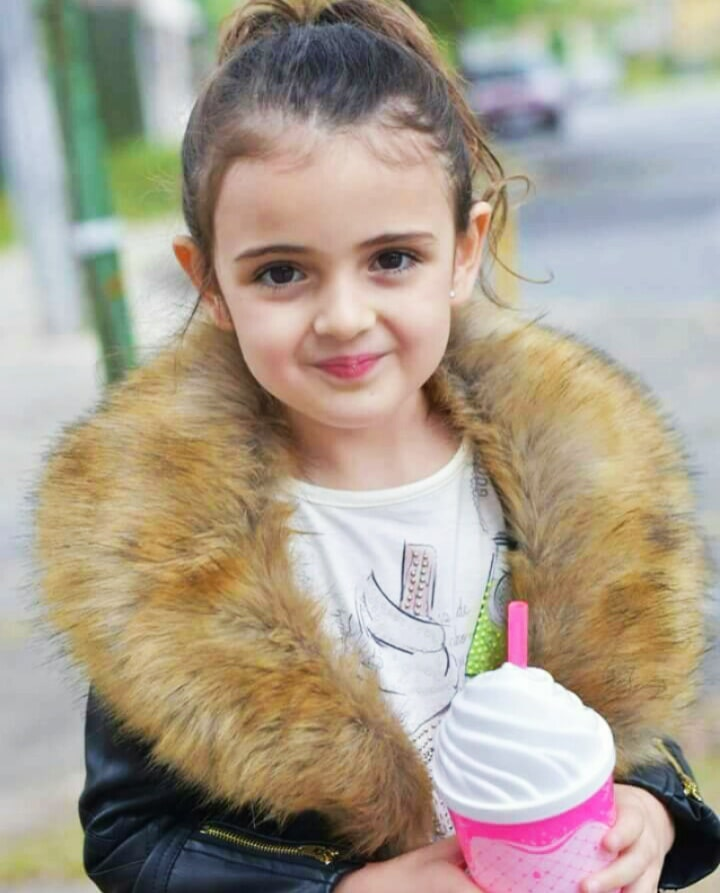
#> input picture smiling_babies/baby1.jpg, 720 x 893 px
$ python main.py
#> lines starting #> are read from the running program, lines starting #| are printed output that depends on the picture; after the words box and inside, x2 and y2 are one past the last pixel; in counts of white or black regions, pixels touching at a corner belong together
import cv2

image_files = [
    "smiling_babies/baby1.jpg",
    "smiling_babies/baby2.jpg",
    "smiling_babies/baby3.jpg",
    "smiling_babies/baby4.jpg",
    "smiling_babies/baby5.jpg",
    "smiling_babies/baby6.jpg",
    "smiling_babies/baby7.jpg"
]

# Load Haar Cascade classifiers
face_cascade = cv2.CascadeClassifier("haarcascade_frontalface_default.xml")
eyes_cascade = cv2.CascadeClassifier("haarcascade_eye.xml")
smile_cascade = cv2.CascadeClassifier("haarcascade_smile.xml")

# Loop through each image file
for file in image_files:
    img = cv2.imread(file)
#> img is the input picture: shape (893, 720, 3); mean B, G, R 141.5, 157.5, 168.3
    if img is None:
        print(f"Couldn't load image: {file}")
        continue

    # Convert to grayscale
    imgGray = cv2.cvtColor(img, cv2.COLOR_BGR2GRAY)
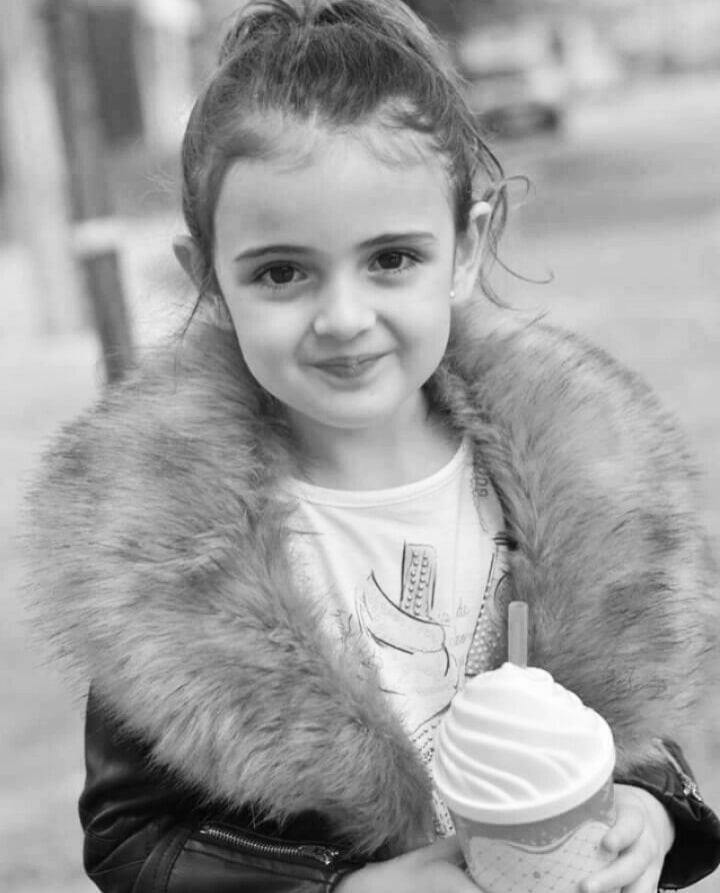
#> imgGray: shape (893, 720); min 1, max 255, mean 158.9

    # Detect faces
    faces = face_cascade.detectMultiScale(imgGray, 1.1, 15)
#> faces = [[178, 140, 323, 323]]

    for (x, y, w, h) in faces:
        # Draw rectangle around face
        cv2.rectangle(img, (x, y), (x + w, y + h), (0, 255, 0), 1)

        # Define region of interest for eye and smile detection
        roi_GrayImg = imgGray[y:y + h, x:x + w]
        roi_ColorImg = img[y:y + h, x:x + w]

        # Detect eyes
        eyes = eyes_cascade.detectMultiScale(roi_GrayImg, 1.8,9)
        for (ex, ey, ew, eh) in eyes:
            cv2.rectangle(roi_ColorImg, (ex, ey), (ex + ew, ey + eh), (0, 0, 255), 2)

        # Detect smiles
        smiles = smile_cascade.detectMultiScale(roi_GrayImg, 1.8, 8)
        for (sx, sy, sw, sh) in smiles:
            cv2.rectangle(roi_ColorImg, (sx, sy), (sx + sw, sy + sh), (255, 0, 0), 2)
#> this loop made 1 pass
#> (x, y, w, h, eyes, smiles) on pass 1: (178, 140, 323, 323, [[177, 92, 65, 65], [69, 104, 65, 65]], [[113, 196, 117, 58]])
#> pass 1, `roi_GrayImg = imgGray[y:y + h, x:x + w]`:
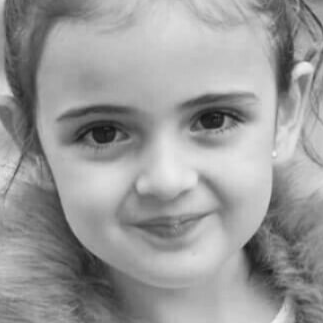
#> roi_GrayImg: shape (323, 323); min 19, max 242, mean 153.8
#> pass 1, `roi_ColorImg = img[y:y + h, x:x + w]`:
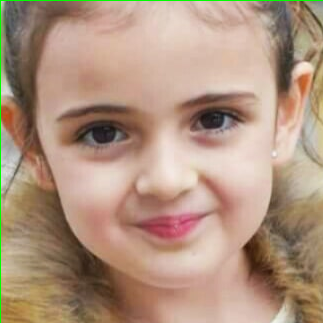
#> roi_ColorImg: shape (323, 323, 3); mean B, G, R 127.2, 147.5, 175.9
#> after the loop:
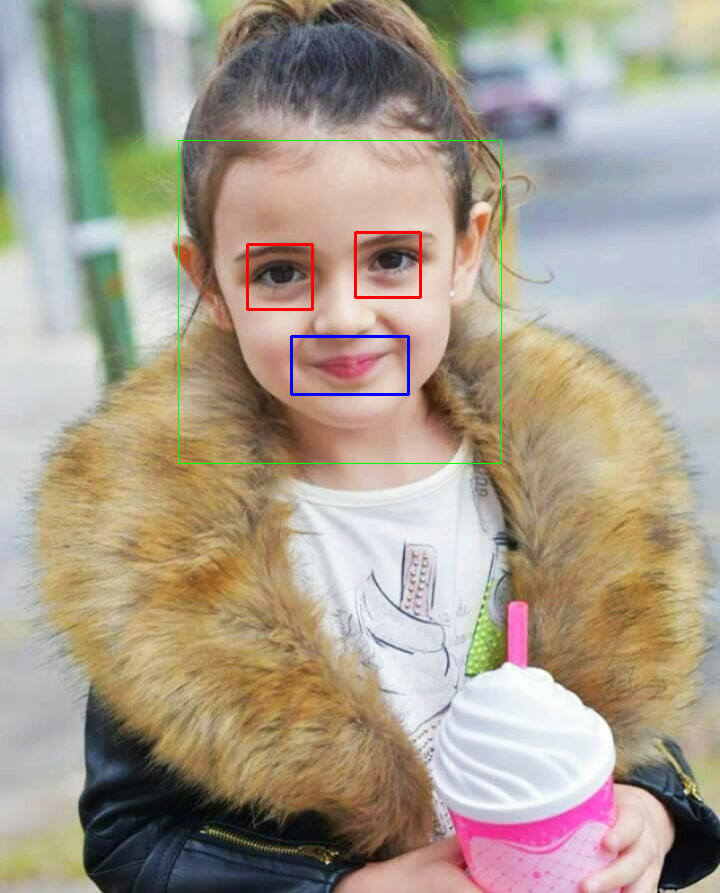
#> img: shape (893, 720, 3); 0.61% of pixels changed, all inside (x1, y1, x2, y2) = (178, 140, 502, 464)
#> after the loop:
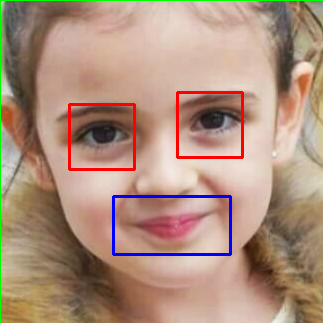
#> roi_ColorImg: shape (323, 323, 3); 2.49% of pixels changed, all inside (x1, y1, x2, y2) = (68, 91, 244, 256)

    # Show the final images
    cv2.imshow(f"Detected - {file.split('/')[-1]}", img)
    cv2.waitKey(0)
#> pass 2 of the loop `for file in image_files:`:
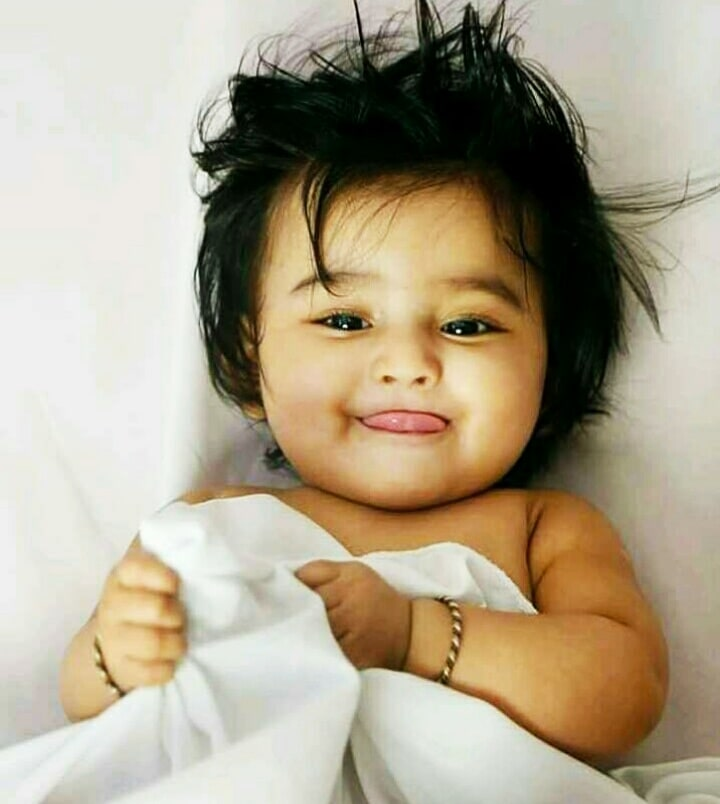
#> input picture smiling_babies/baby2.jpg, 720 x 804 px
#> img is the input picture: shape (804, 720, 3); mean B, G, R 139.5, 162.5, 173.9
#> `imgGray = cv2.cvtColor(img, cv2.COLOR_BGR2GRAY)`:
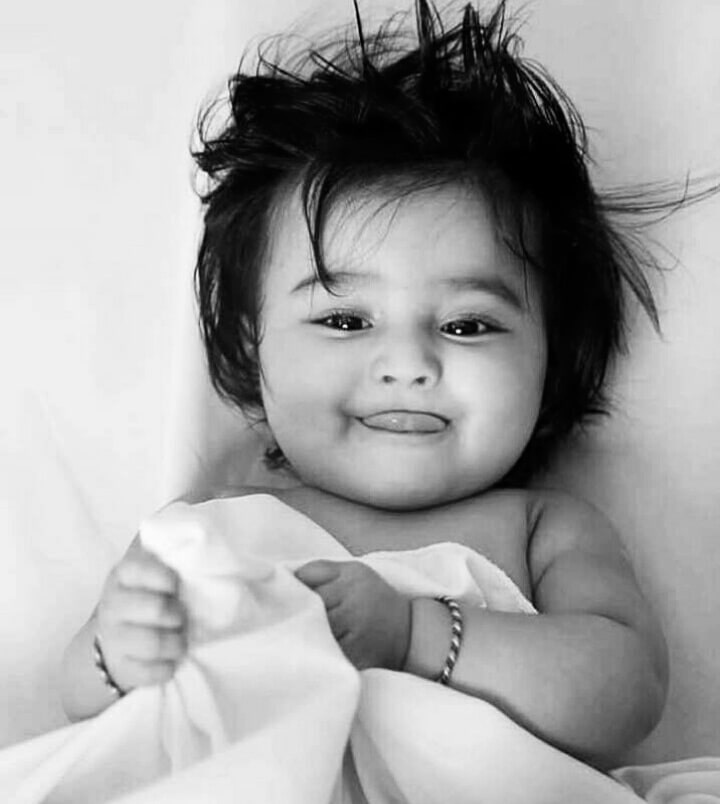
#> imgGray: shape (804, 720); min 0, max 254, mean 163.3
#> faces = [[103, 595, 91, 91], [228, 189, 342, 342]]
#> the loop `for (x, y, w, h) in faces:` made 2 passes
#> after the loop `for (x, y, w, h) in faces:`:
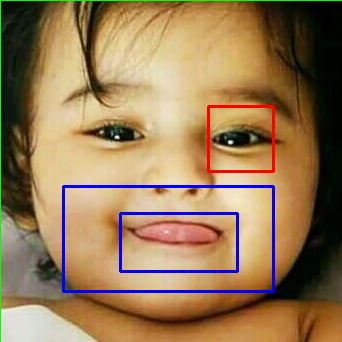
#> roi_ColorImg: shape (342, 342, 3); mean B, G, R 86, 122.3, 151
#> pass 3 of the loop `for file in image_files:`:
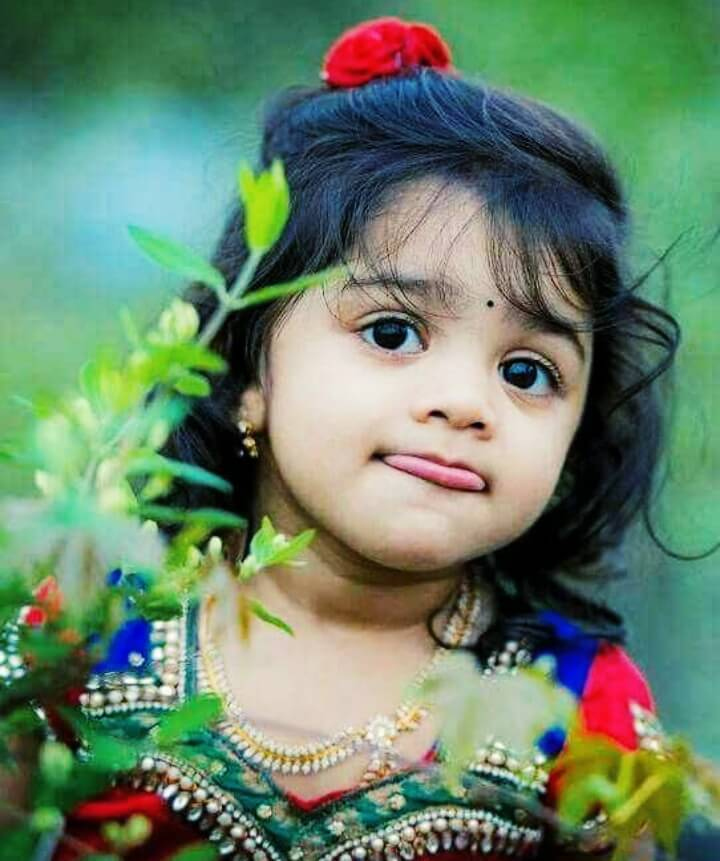
#> input picture smiling_babies/baby3.jpg, 720 x 861 px
#> img is the input picture: shape (861, 720, 3); mean B, G, R 106.3, 131.4, 105.6
#> `imgGray = cv2.cvtColor(img, cv2.COLOR_BGR2GRAY)`:
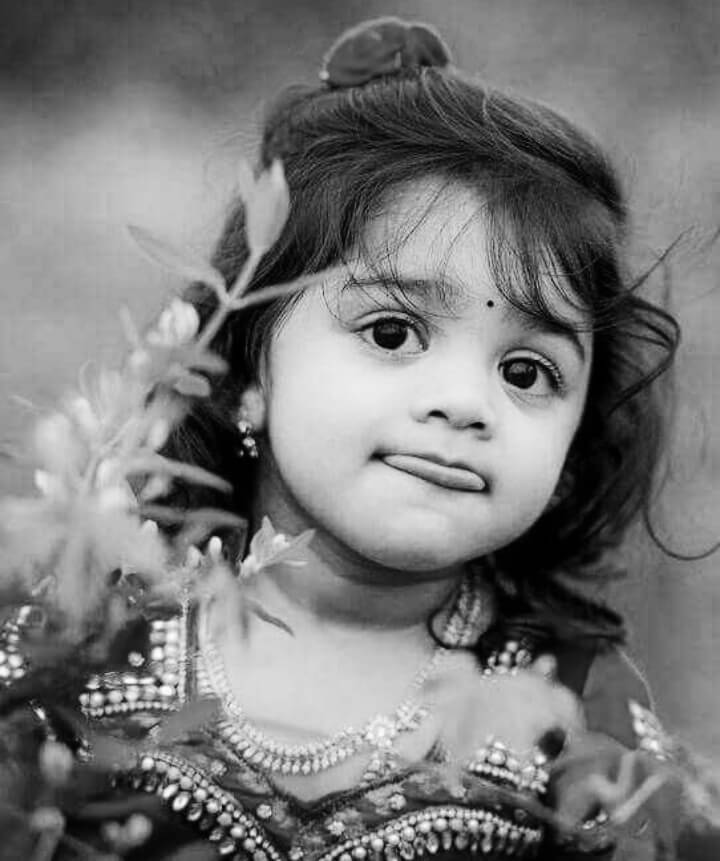
#> imgGray: shape (861, 720); min 0, max 254, mean 120.8
#> faces = [[250, 187, 394, 394]]
#> the loop `for (x, y, w, h) in faces:` made 1 pass
#> (x, y, w, h, eyes, smiles) on pass 1: (250, 187, 394, 394, [[110, 118, 65, 65], [248, 159, 65, 65], [86, 81, 117, 117]], [[30, 366, 36, 18], [90, 230, 210, 105]])
#> after the loop `for (x, y, w, h) in faces:`:
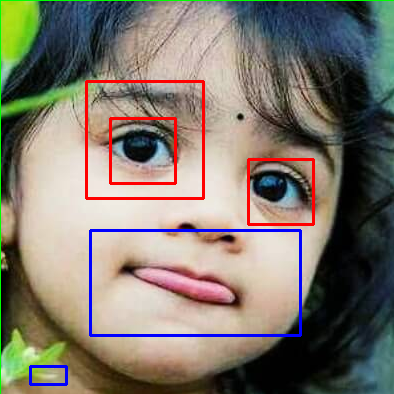
#> roi_ColorImg: shape (394, 394, 3); mean B, G, R 109, 120, 127.4
#> the loop made 7 passes; the first 3 are shown

# Close all windows after processing
cv2.destroyAllWindows()
